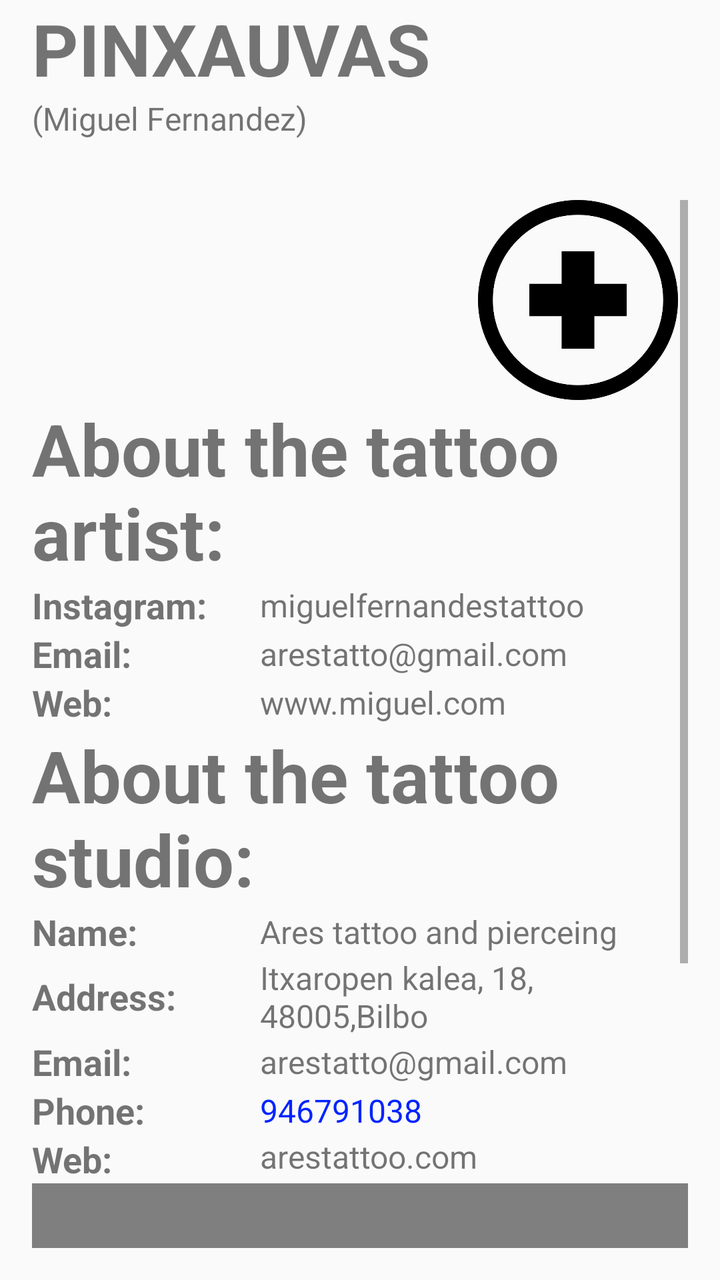
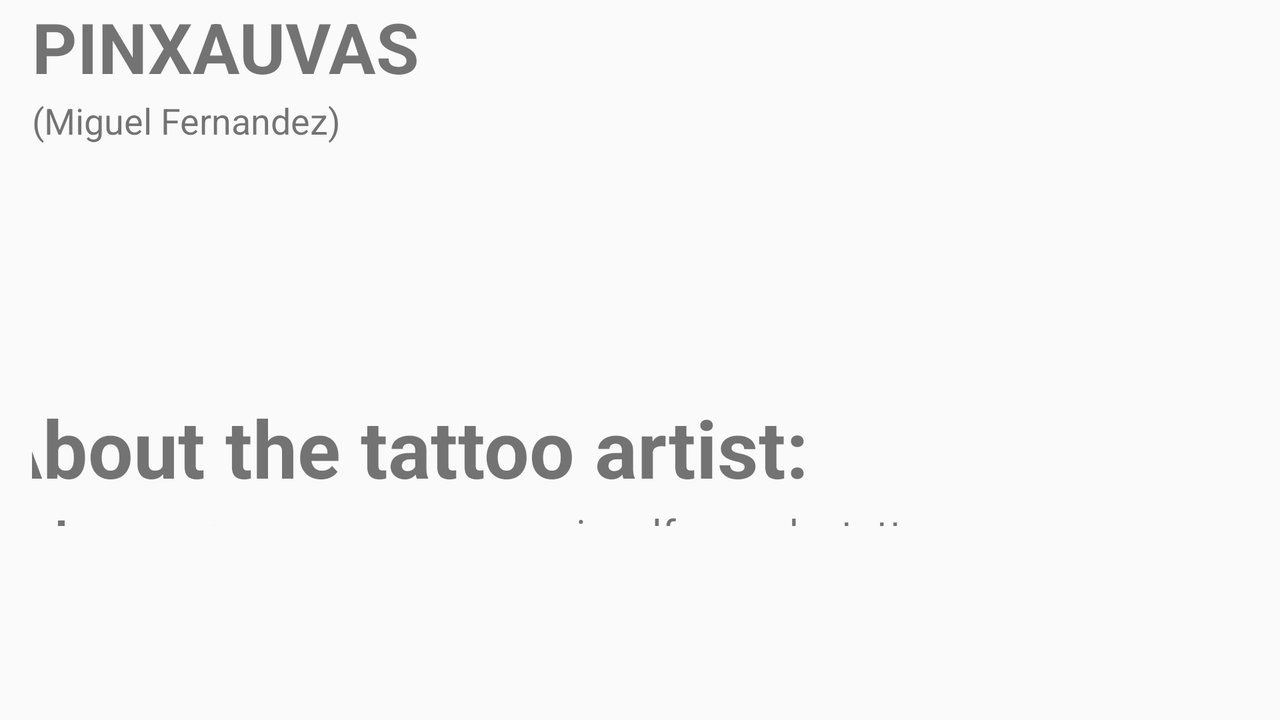

One screen, two layout resources from the same app: the default and the author's alternative for another configuration. Each is rendered where Android would select it; the XML of both is given below.
<!-- AndroidManifest.xml: application theme AppTheme -->
<!-- res/layout/activity_ficha_tatuador.xml -->
<?xml version="1.0" encoding="utf-8"?>
<androidx.constraintlayout.widget.ConstraintLayout
    xmlns:android="http://schemas.android.com/apk/res/android"
    xmlns:app="http://schemas.android.com/apk/res-auto"
    xmlns:tools="http://schemas.android.com/tools"
    android:orientation="vertical" android:layout_width="match_parent"
    android:paddingStart="16dp"
    android:paddingEnd="16dp"
    android:layout_height="match_parent">

    <TextView
        android:id="@+id/nombreArtistico"
        android:layout_width="wrap_content"
        android:layout_height="wrap_content"
        android:text="PINXAUVAS"
        android:textSize="36sp"
        android:textStyle="bold"
        app:layout_constraintStart_toStartOf="parent"
        app:layout_constraintTop_toTopOf="parent" />

    <TextView
        android:id="@+id/nombreApellidos"
        android:layout_width="wrap_content"
        android:layout_height="wrap_content"
        android:text="(Miguel Fernandez)"
        android:textSize="16sp"
        app:layout_constraintStart_toStartOf="parent"
        app:layout_constraintTop_toBottomOf="@+id/nombreArtistico"/>

    <ImageView
        android:id="@+id/logo"
        android:layout_width="100dp"
        android:layout_height="100dp"
        android:scaleType="centerInside"
        android:src="@drawable/dragonlogo"
        app:layout_constraintBottom_toTopOf="@+id/guideline2"
        app:layout_constraintEnd_toEndOf="parent"
        app:layout_constraintTop_toTopOf="parent" />

    <androidx.constraintlayout.widget.Guideline
        android:id="@+id/guiadivisoria"
        android:layout_width="wrap_content"
        android:layout_height="wrap_content"
        android:orientation="vertical"
        app:layout_constraintGuide_percent="0.5"/>

    <ScrollView
        android:id="@+id/scrollview"
        android:layout_width="match_parent"
        android:layout_height="0dp"
        android:paddingBottom="16dp"
        app:layout_constraintBottom_toBottomOf="parent"
        app:layout_constraintEnd_toEndOf="parent"
        app:layout_constraintStart_toStartOf="parent"
        app:layout_constraintTop_toTopOf="@+id/guideline2">

        <LinearLayout
            android:layout_width="match_parent"
            android:layout_height="wrap_content"
            android:orientation="vertical"
            android:weightSum="1">

            <LinearLayout
                android:layout_width="match_parent"
                android:layout_height="wrap_content"
                android:orientation="horizontal"
                android:weightSum="1">

                <ImageView
                    android:id="@+id/imagen1"
                    android:layout_width="100dp"
                    android:layout_height="100dp"
                    android:layout_weight="0.33"
                    android:scaleType="centerInside"
                    android:src="@drawable/pentagono"
                    tools:ignore="ContentDescription" />

                <ImageView
                    android:id="@+id/imagen2"
                    android:layout_width="100dp"
                    android:layout_height="100dp"
                    android:layout_weight="0.33"
                    android:scaleType="centerInside"
                    android:src="@drawable/pentagono"
                    tools:ignore="ContentDescription" />

                <ImageView
                    android:layout_width="100dp"
                    android:layout_height="100dp"
                    android:layout_weight="0.33"
                    android:scaleType="centerInside"
                    android:src="@drawable/plus"
                    tools:ignore="ContentDescription" />
            </LinearLayout>

            <TextView
                android:id="@+id/nombreArtisticoContent"
                android:layout_width="match_parent"
                android:layout_height="0dp"
                android:layout_weight="1"
                android:text="@string/sobre_el_tatuador"
                android:textSize="36sp"
                android:textStyle="bold" />


            <LinearLayout
                android:layout_width="match_parent"
                android:layout_height="wrap_content"
                android:orientation="horizontal"
                android:weightSum="1">

                <TextView
                    android:id="@+id/labelWeb"
                    android:layout_width="0dp"
                    android:layout_height="wrap_content"
                    android:layout_gravity="center"
                    android:layout_weight="0.5"
                    android:gravity="start"
                    android:text="@string/instagram"
                    android:textSize="18dp"
                    android:textStyle="bold" />

                <TextView
                    android:id="@+id/contentWeb"
                    android:layout_width="100dp"
                    android:layout_height="wrap_content"
                    android:layout_gravity="center"
                    android:layout_weight="0.5"
                    android:text="miguelfernandestattoo"
                    android:textSize="16sp" />
            </LinearLayout>

            <LinearLayout
                android:layout_width="match_parent"
                android:layout_height="wrap_content"
                android:orientation="horizontal"
                android:weightSum="1">

                <TextView
                    android:layout_width="0dp"
                    android:layout_height="wrap_content"
                    android:layout_gravity="center"
                    android:layout_weight="0.5"
                    android:gravity="start"
                    android:text="@string/email"
                    android:textSize="18dp"
                    android:textStyle="bold" />

                <TextView
                    android:id="@+id/TattooMail"
                    android:layout_width="100dp"
                    android:layout_height="wrap_content"
                    android:layout_gravity="center"
                    android:layout_weight="0.5"
                    android:text="arestatto@gmail.com"
                    android:textSize="16sp" />
            </LinearLayout>

            <LinearLayout
                android:layout_width="match_parent"
                android:layout_height="wrap_content"
                android:orientation="horizontal"
                android:weightSum="1">

                <TextView
                    android:layout_width="0dp"
                    android:layout_height="wrap_content"
                    android:layout_gravity="center"
                    android:layout_weight="0.5"
                    android:gravity="start"
                    android:text="@string/web"
                    android:textSize="18dp"
                    android:textStyle="bold" />

                <TextView
                    android:layout_width="100dp"
                    android:layout_height="wrap_content"
                    android:layout_gravity="center"
                    android:layout_weight="0.5"
                    android:text="www.miguel.com"
                    android:textSize="16sp" />
            </LinearLayout>

            <TextView
                android:layout_width="match_parent"
                android:layout_height="match_parent"
                android:text="@string/sobre_el_estudio"
                android:textSize="36sp"
                android:textStyle="bold" />

            <LinearLayout
                android:layout_width="match_parent"
                android:layout_height="wrap_content"
                android:orientation="horizontal"
                android:weightSum="1">

                <TextView
                    android:layout_width="0dp"
                    android:layout_height="wrap_content"
                    android:layout_gravity="center"
                    android:layout_weight="0.5"
                    android:gravity="start"
                    android:text="@string/nombre"
                    android:textSize="18dp"
                    android:textStyle="bold" />

                <TextView
                    android:id="@+id/NombreEstudio"
                    android:layout_width="100dp"
                    android:layout_height="wrap_content"
                    android:layout_gravity="center"
                    android:layout_weight="0.5"
                    android:text="Ares tattoo and pierceing"
                    android:textSize="16sp" />
            </LinearLayout>

            <LinearLayout
                android:layout_width="match_parent"
                android:layout_height="wrap_content"
                android:orientation="horizontal"
                android:weightSum="1">

                <TextView
                    android:layout_width="0dp"
                    android:layout_height="wrap_content"
                    android:layout_gravity="center"
                    android:layout_weight="0.5"
                    android:gravity="start"
                    android:text="@string/direcci_n"
                    android:textSize="18dp"
                    android:textStyle="bold" />

                <TextView
                    android:id="@+id/Dir"
                    android:layout_width="100dp"
                    android:layout_height="wrap_content"
                    android:layout_gravity="center"
                    android:layout_weight="0.5"
                    android:text="Itxaropen kalea, 18, 48005,Bilbo"
                    android:textSize="16sp" />
            </LinearLayout>

            <LinearLayout
                android:layout_width="match_parent"
                android:layout_height="wrap_content"
                android:orientation="horizontal"
                android:weightSum="1">

                <TextView
                    android:layout_width="0dp"
                    android:layout_height="wrap_content"
                    android:layout_gravity="center"
                    android:layout_weight="0.5"
                    android:gravity="start"
                    android:text="@string/email"
                    android:textSize="18dp"
                    android:textStyle="bold" />

                <TextView
                    android:id="@+id/EstMail"
                    android:layout_width="100dp"
                    android:layout_height="wrap_content"
                    android:layout_gravity="center"
                    android:layout_weight="0.5"
                    android:text="arestatto@gmail.com"
                    android:textSize="16sp" />
            </LinearLayout>

            <LinearLayout
                android:layout_width="match_parent"
                android:layout_height="wrap_content"
                android:orientation="horizontal"
                android:weightSum="1">

                <TextView
                    android:layout_width="0dp"
                    android:layout_height="wrap_content"
                    android:layout_gravity="center"
                    android:layout_weight="0.5"
                    android:gravity="start"
                    android:text="@string/telefono"
                    android:textSize="18dp"
                    android:textStyle="bold" />

                <TextView
                    android:id="@+id/phone_number"
                    android:layout_width="100dp"
                    android:layout_height="wrap_content"
                    android:layout_gravity="center"
                    android:layout_weight="0.5"
                    android:autoLink="phone"
                    android:linksClickable="true"
                    android:text="946791038"
                    android:textColor="#0023FF"
                    android:textSize="16sp" />
            </LinearLayout>

            <LinearLayout
                android:layout_width="match_parent"
                android:layout_height="wrap_content"
                android:orientation="horizontal"
                android:weightSum="1">

                <TextView
                    android:layout_width="0dp"
                    android:layout_height="wrap_content"
                    android:layout_gravity="center"
                    android:layout_weight="0.5"
                    android:gravity="start"
                    android:text="@string/web"
                    android:textSize="18dp"
                    android:textStyle="bold" />

                <TextView
                    android:layout_width="100dp"
                    android:layout_height="wrap_content"
                    android:layout_gravity="start"
                    android:layout_weight="0.5"
                    android:text="arestattoo.com"
                    android:textSize="16sp" />
            </LinearLayout>

            <com.mapbox.mapboxsdk.maps.MapView
                android:id="@+id/mapView"
                android:layout_width="match_parent"
                android:layout_height="250dp" />

        </LinearLayout>
    </ScrollView>

    <androidx.constraintlayout.widget.Guideline
        android:id="@+id/guideline2"
        android:layout_width="wrap_content"
        android:layout_height="wrap_content"
        android:orientation="horizontal"
        app:layout_constraintGuide_begin="100dp" />
</androidx.constraintlayout.widget.ConstraintLayout>
<!-- resources referenced by this layout -->
<resources>
  <!-- drawable plus: png bitmap (drawable, 45849 bytes) -->
  <string name="direcci_n">Address:</string>
  <string name="email">Email:</string>
  <string name="instagram">Instagram:</string>
  <string name="nombre">Name:</string>
  <string name="sobre_el_estudio">About the tattoo studio:</string>
  <string name="sobre_el_tatuador">About the tattoo artist:</string>
  <string name="telefono">Phone:</string>
  <string name="web">Web:</string>
  <style name="AppTheme" parent="Theme.AppCompat.Light">
          
          <item name="colorPrimary">@color/colorPrimary</item>
          <item name="colorPrimaryDark">@color/colorPrimaryDark</item>
          <item name="colorAccent">@color/colorAccent</item>
      </style>
  <color name="colorPrimary">#008577</color>
  <color name="colorPrimaryDark">#00574B</color>
  <color name="colorAccent">#D81B60</color>
</resources>
<!-- res/layout-land/activity_ficha_tatuador.xml (the author's variant of the layout above) -->
<!-- drawn on the phone turned sideways -->
<?xml version="1.0" encoding="utf-8"?>
<androidx.constraintlayout.widget.ConstraintLayout
    xmlns:android="http://schemas.android.com/apk/res/android"
    xmlns:app="http://schemas.android.com/apk/res-auto"
    xmlns:tools="http://schemas.android.com/tools"
    android:orientation="vertical" android:layout_width="match_parent"
    android:paddingStart="16dp"
    android:paddingEnd="16dp"
    android:layout_height="match_parent">

    <TextView
        android:id="@+id/textView"
        android:layout_width="253dp"
        android:layout_height="48dp"
        android:text="PINXAUVAS"
        android:textSize="35sp"
        android:textStyle="bold"
        app:layout_constraintStart_toStartOf="parent"
        app:layout_constraintTop_toTopOf="parent" />

    <TextView
        android:layout_width="wrap_content"
        android:layout_height="wrap_content"
        android:text="(Miguel Fernandez)"
        android:textSize="18sp"
        app:layout_constraintStart_toStartOf="parent"
        app:layout_constraintTop_toBottomOf="@+id/textView"/>

    <ImageView
        android:id="@+id/imageView3"
        android:layout_width="94dp"
        android:layout_height="105dp"
        android:src="@drawable/dragonlogo"
        app:layout_constraintBottom_toBottomOf="parent"
        app:layout_constraintEnd_toEndOf="parent"
        app:layout_constraintHorizontal_bias="0.948"
        app:layout_constraintStart_toStartOf="parent"
        app:layout_constraintTop_toTopOf="parent"
        app:layout_constraintVertical_bias="0.025" />
    <androidx.constraintlayout.widget.Guideline
        android:id="@+id/guiadivisoria"
        android:layout_width="wrap_content"
        android:layout_height="wrap_content"
        android:orientation="vertical"
        app:layout_constraintGuide_percent="0.5"/>

    <ScrollView
        android:id="@+id/scrollView2"
        android:layout_width="652dp"
        android:layout_height="166dp"
        app:layout_constraintBottom_toBottomOf="parent"
        app:layout_constraintEnd_toEndOf="parent"
        app:layout_constraintStart_toStartOf="parent"
        app:layout_constraintTop_toTopOf="parent">

        <LinearLayout
            android:layout_width="match_parent"
            android:layout_height="wrap_content"
            android:orientation="vertical"
            android:weightSum="1">

            <LinearLayout
                android:layout_width="match_parent"
                android:layout_height="wrap_content"
                android:orientation="horizontal"
                android:weightSum="1">

                <ImageView
                    android:layout_width="10dp"
                    android:layout_height="100dp"
                    android:layout_weight="0.33"
                    android:src="@drawable/pentagono" />

                <ImageView
                    android:layout_width="10dp"
                    android:layout_height="100dp"
                    android:layout_weight="0.33"
                    android:src="@drawable/pentagono" />

                <ImageView
                    android:layout_width="10dp"
                    android:layout_height="100dp"
                    android:layout_weight="0.34"
                    android:src="@drawable/pentagono" />
            </LinearLayout>

            <TextView
                android:id="@+id/textView2"
                android:layout_width="match_parent"
                android:layout_height="0dp"
                android:layout_weight="1"
                android:text="@string/sobre_el_tatuador"
                android:textSize="40sp"
                android:textStyle="bold" />


            <LinearLayout
                android:layout_width="match_parent"
                android:layout_height="wrap_content"
                android:orientation="horizontal"
                android:weightSum="1">

                <TextView
                    android:id="@+id/labelWeb"
                    android:layout_width="0dp"
                    android:layout_height="wrap_content"
                    android:layout_gravity="center"
                    android:layout_weight="0.5"
                    android:gravity="left"
                    android:text="@string/instagram"
                    android:textSize="24sp"
                    android:textStyle="bold" />

                <TextView
                    android:id="@+id/contentWeb"
                    android:layout_width="100dp"
                    android:layout_height="wrap_content"
                    android:layout_gravity="center"
                    android:layout_weight="0.5"
                    android:text="miguelfernandestattoo"
                    android:textSize="20sp" />
            </LinearLayout>

            <LinearLayout
                android:layout_width="match_parent"
                android:layout_height="wrap_content"
                android:orientation="horizontal"
                android:weightSum="1">

                <TextView
                    android:layout_width="0dp"
                    android:layout_height="wrap_content"
                    android:layout_gravity="center"
                    android:layout_weight="0.5"
                    android:gravity="left"
                    android:text="@string/email"
                    android:textSize="24sp"
                    android:textStyle="bold" />

                <TextView
                    android:layout_width="100dp"
                    android:layout_height="wrap_content"
                    android:layout_gravity="center"
                    android:layout_weight="0.5"
                    android:text="arestatto@gmail.com"
                    android:textSize="20sp" />
            </LinearLayout>

            <LinearLayout
                android:layout_width="match_parent"
                android:layout_height="wrap_content"
                android:orientation="horizontal"
                android:weightSum="1">

                <TextView
                    android:layout_width="0dp"
                    android:layout_height="wrap_content"
                    android:layout_gravity="center"
                    android:layout_weight="0.5"
                    android:gravity="left"
                    android:text="@string/web"
                    android:textSize="24sp"
                    android:textStyle="bold" />

                <TextView
                    android:layout_width="100dp"
                    android:layout_height="wrap_content"
                    android:layout_gravity="center"
                    android:layout_weight="0.5"
                    android:text="www.miguel.com"
                    android:textSize="20sp" />
            </LinearLayout>

            <TextView
                android:layout_width="match_parent"
                android:layout_height="match_parent"
                android:text="@string/sobre_el_estudio"
                android:textSize="40sp"
                android:textStyle="bold" />

            <LinearLayout
                android:layout_width="match_parent"
                android:layout_height="wrap_content"
                android:orientation="horizontal"
                android:weightSum="1">

                <TextView
                    android:layout_width="0dp"
                    android:layout_height="wrap_content"
                    android:layout_gravity="center"
                    android:layout_weight="0.5"
                    android:gravity="left"
                    android:text="Nombre:"
                    android:textSize="24sp"
                    android:textStyle="bold" />

                <TextView
                    android:layout_width="100dp"
                    android:layout_height="wrap_content"
                    android:layout_gravity="center"
                    android:layout_weight="0.5"
                    android:text="Ares tattoo and pierceing"
                    android:textSize="20sp" />
            </LinearLayout>

            <LinearLayout
                android:layout_width="match_parent"
                android:layout_height="wrap_content"
                android:orientation="horizontal"
                android:weightSum="1">

                <TextView
                    android:layout_width="0dp"
                    android:layout_height="wrap_content"
                    android:layout_gravity="center"
                    android:layout_weight="0.5"
                    android:gravity="left"
                    android:text="Dirección:"
                    android:textSize="24sp"
                    android:textStyle="bold" />

                <TextView
                    android:layout_width="100dp"
                    android:layout_height="wrap_content"
                    android:layout_gravity="center"
                    android:layout_weight="0.5"
                    android:text="Itxaropen kalea, 18, 48005,Bilbo"
                    android:textSize="20sp" />
            </LinearLayout>

            <LinearLayout
                android:layout_width="match_parent"
                android:layout_height="wrap_content"
                android:orientation="horizontal"
                android:weightSum="1">

                <TextView
                    android:layout_width="0dp"
                    android:layout_height="wrap_content"
                    android:layout_gravity="center"
                    android:layout_weight="0.5"
                    android:gravity="left"
                    android:text="Email:"
                    android:textSize="24sp"
                    android:textStyle="bold" />

                <TextView
                    android:layout_width="100dp"
                    android:layout_height="wrap_content"
                    android:layout_gravity="center"
                    android:layout_weight="0.5"
                    android:text="arestatto@gmail.com"
                    android:textSize="20sp" />
            </LinearLayout>

            <LinearLayout
                android:layout_width="match_parent"
                android:layout_height="wrap_content"
                android:orientation="horizontal"
                android:weightSum="1">

                <TextView
                    android:layout_width="0dp"
                    android:layout_height="wrap_content"
                    android:layout_gravity="center"
                    android:layout_weight="0.5"
                    android:gravity="left"
                    android:text="@string/telefono"
                    android:textSize="24sp"
                    android:textStyle="bold" />

                <TextView
                    android:id="@+id/phone_number"
                    android:layout_width="100dp"
                    android:layout_height="wrap_content"
                    android:layout_gravity="center"
                    android:layout_weight="0.5"
                    android:autoLink="phone"
                    android:linksClickable="true"
                    android:text="946791038"
                    android:textColor="#0023FF"
                    android:textSize="20sp" />
            </LinearLayout>

            <LinearLayout
                android:layout_width="match_parent"
                android:layout_height="wrap_content"
                android:orientation="horizontal"
                android:weightSum="1">

                <TextView
                    android:layout_width="0dp"
                    android:layout_height="wrap_content"
                    android:layout_gravity="center"
                    android:layout_weight="0.5"
                    android:gravity="left"
                    android:text="@string/web"
                    android:textSize="24sp"
                    android:textStyle="bold" />

                <TextView
                    android:layout_width="100dp"
                    android:layout_height="wrap_content"
                    android:layout_gravity="left"
                    android:layout_weight="0.5"
                    android:text="arestattoo.com"
                    android:textSize="20sp" />
            </LinearLayout>

            <com.mapbox.mapboxsdk.maps.MapView
                android:id="@+id/mapView"
                android:layout_width="match_parent"
                android:layout_height="250dp" />

        </LinearLayout>
    </ScrollView>
</androidx.constraintlayout.widget.ConstraintLayout>
<!-- resources referenced by the variant -->
<!-- as the phone turned sideways resolves them -->
<resources>
  <string name="email">Email:</string>
  <string name="instagram">Instagram:</string>
  <string name="sobre_el_estudio">About the tattoo studio:</string>
  <string name="sobre_el_tatuador">About the tattoo artist:</string>
  <string name="telefono">Phone:</string>
  <string name="web">Web:</string>
  <style name="AppTheme" parent="Theme.AppCompat.Light">
          
          <item name="colorPrimary">@color/colorPrimary</item>
          <item name="colorPrimaryDark">@color/colorPrimaryDark</item>
          <item name="colorAccent">@color/colorAccent</item>
      </style>
  <color name="colorPrimary">#008577</color>
  <color name="colorPrimaryDark">#00574B</color>
  <color name="colorAccent">#D81B60</color>
</resources>
